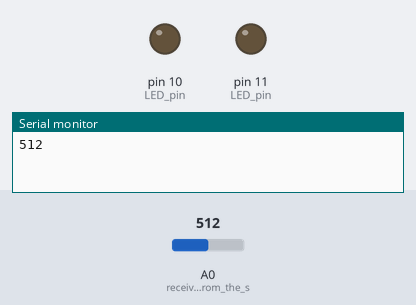
A sketch run on a simulated Arduino Uno, built with avr-gcc and run on an emulated ATmega328P. Parts: output pins drawn as LEDs (lit = HIGH), the last lines printed to the serial monitor. Inputs (shaded band) come from the test bench; at power-on: A0 (receive_signal_from_the_s) = 512.

Above: at 0.1 s.
At 1.1 s:
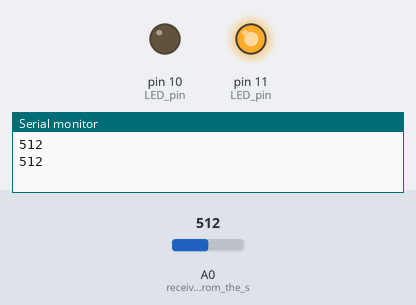
Timing chart, 0 to 2.6 s (numbered marks = the images above):
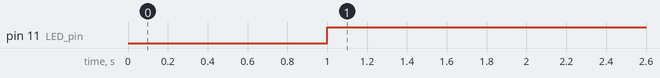

Measured:
- by itself, pin 11 (LED_pin): LOW → HIGH at 1.0 s

The sketch:

sketch_feb17a.ino
```cpp
void setup() {
 pinMode(A0,INPUT);     // receive signal from the sensor

 pinMode(11,OUTPUT);    //LED pin
 pinMode(10,OUTPUT);    //LED pin


Serial.begin(9600); //
}

void loop() {
  Serial.println(analogRead(A0)); //print voltage to outuput pin (resolution 1-1024)
  delay(1000); //wait a second

  if(analogRead(A0)<700)
  digitalWrite(11,HIGH);
  else
  digitalWrite(11,LOW);
}
```
